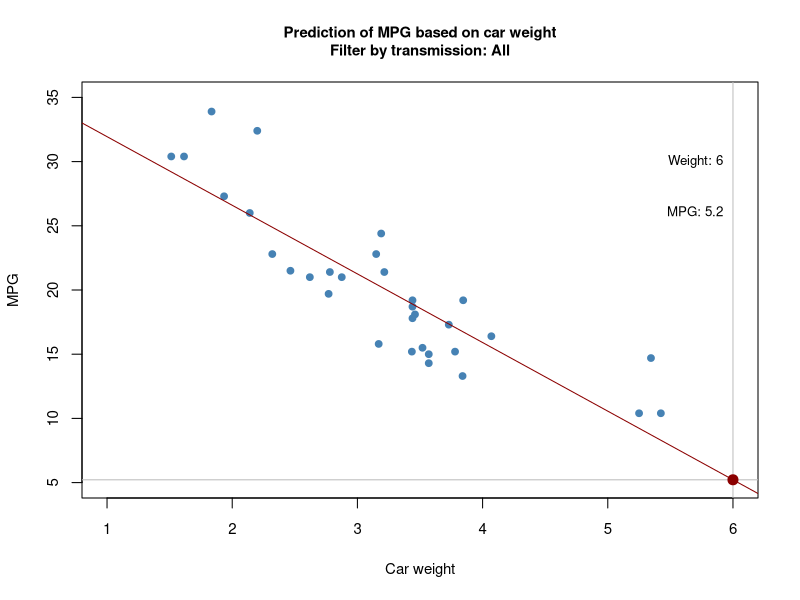

Source code (R):
data(mtcars)

myValue = 6
filtBy <- "All"

d <- mtcars
fit <- lm(mpg~wt, data=d)
predVal <- predict(fit, newdata=data.frame(wt=myValue))



plot(d$wt, d$mpg, col="steelblue", pch=19, cex=.9,
     main = paste0("Prediction of MPG based on car weight\n",
                   "Filter by transmission: ", filtBy ),
     cex.main=.9,
     xlim = c(1,6), ylim = c(5,35),
     xlab="Car weight", ylab = "MPG", cex.axis=.9, cex.lab=.9)
abline(fit, col="darkred")
abline(v=myValue, col="gray")
abline(h=predVal, col="gray")
points(myValue, predVal, pch=20, cex=2, col="darkred")
text(6,30,pos=2,labels=paste("Weight:", myValue), cex=.8)
text(6,26,pos=2,labels=paste("MPG:", round(predVal, 1)), cex=.8)
